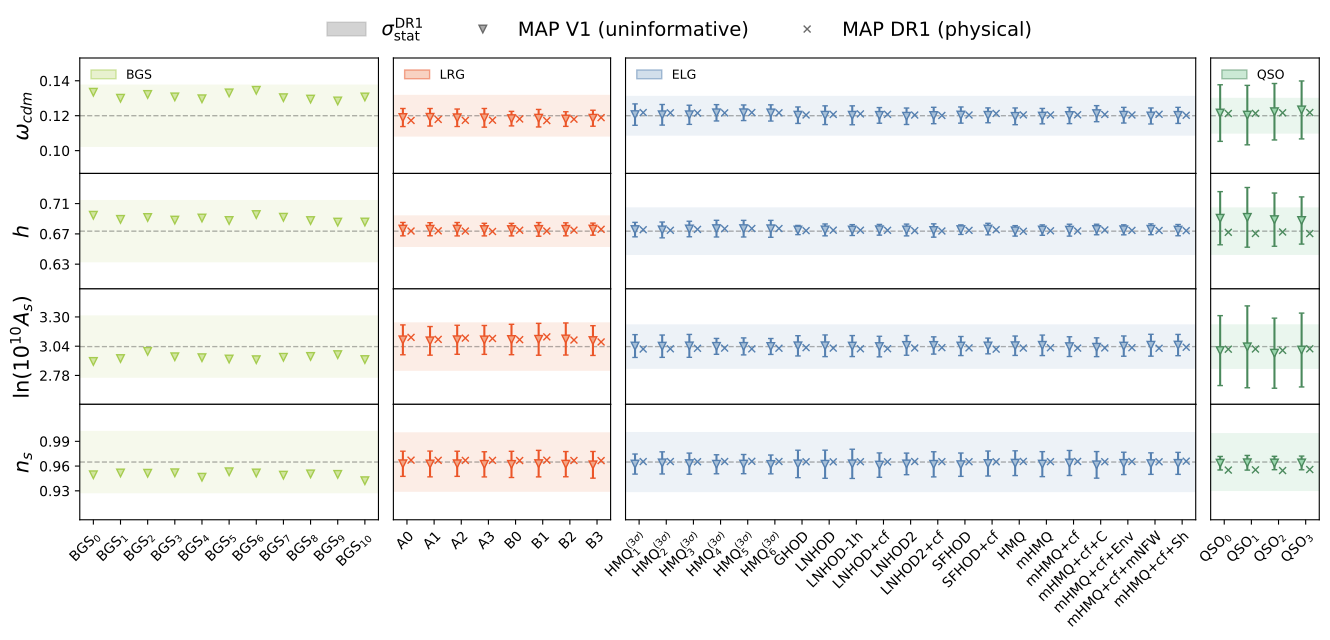

Reproduce this figure in Python.
import numpy as np
import matplotlib.pyplot as plt
from cosmoprimo.fiducial import DESI
import sys
import os
sys.path.append(os.path.abspath(os.path.join(os.path.dirname(__file__), '..')))
from utils import DESIColors, DESIEdgeColors

# define fiducial cosmology
cosmo = DESI()

# set models based on redshift or tracer type
def set_HOD_labels(tracer):
    models = ['A0', 'A1', 'A2', 'A3', 
              'B0', 'B1', 'B2', 'B3', 
              'HMQ_1', 'HMQ_2', 'HMQ_3', 'HMQ_4', 'HMQ_5', 'HMQ_6',
              'GHOD', 
              'LNHOD', 'LNHOD-1h', 'LNHOD+cf', 'LNHOD2', 'LNHOD2+cf', 
              'SFHOD', 'SFHOD+cf', 
              'HMQ', 
              'mHMQ', 'mHMQ+cf', 'mHMQ+cf+C', 'mHMQ+cf+Env', 'mHMQ+cf+mNFW', 'mHMQ+cf+Sh',
              'BGS_0', 'BGS_1', 'BGS_2', 'BGS_3', 'BGS_4', 'BGS_5', 'BGS_6', 'BGS_7', 'BGS_8', 'BGS_9', 'BGS_10',
              'QSO_0', 'QSO_1', 'QSO_2', 'QSO_3']
    
    # convert to latex
    models[8:14] = [f'{m[:-2]}${m[-2:]}^{{(3\sigma)}}$' for m in models[8:14]]
    models[29:] = [f'{m[:3]}$_{{{m[4:]}}}$' for m in models[29:]]
    
    if tracer == 'LRG': return models[:8]
    if tracer == 'ELG': return models[8:29]
    if tracer == 'BGS': return models[29:40]
    if tracer == 'QSO': return models[40:]

# colour settings for errorbars
def set_errorbar_color(handle, facecolor, edgecolor):
    handle.lines[0].set_color(edgecolor) # marker color
    handle.lines[0].set_markeredgecolor(edgecolor) # marker edge color
    handle.lines[0].set_markerfacecolor(facecolor)  # marker face color
    if len(handle.lines[1])>0:
        handle.lines[2][0].set_color(edgecolor) # errorbar color
        for line in handle.lines[1]: line.set_color(edgecolor) # cap color

# plot values for all HOD models
def plot_HOD_shifts(fn=None):

    params = ['omega_cdm', 'h', 'logA', 'n_s']
    fid = {'omega_cdm': cosmo.Omega0_cdm * cosmo.h**2, 'h': cosmo.h, 
           'logA': np.log(10**10 * cosmo.A_s), 'n_s': cosmo.n_s}
    latex = {'omega_cdm': '$\\omega_{cdm}$', 'h': '$h$', 
             'logA': '$\\ln(10^{10} A_{s})$', 'n_s': '$n_{s}$'}
    tracers = ['BGS','LRG','ELG','QSO']
    labels = ['$\sigma^\mathrm{DR1}_\mathrm{stat}$', 'MAP V1 (uninformative)', 'MAP DR1 (physical)']
    N_HOD = [len(set_HOD_labels(tracer)) for tracer in tracers]
    
    # set y-limit based on BGS
    ylim = [1.85 * abs(err - fid[params[p]]).max() for (p,err) in enumerate(np.load(f'Y1err_BGS.npy'))]

    fig, axes = plt.subplots(len(params), len(tracers), 
                             gridspec_kw={'width_ratios': N_HOD},
                             figsize=(4*len(tracers),1.5*len(params)))

    for (t, tracer) in enumerate(tracers):
        # load Y1 error band
        Y1err = np.load(f'Y1err_{tracer}.npy')
        # load V1 fits for individual realisations
        ML_V1 = np.load(f'MLV1_{tracer}.npy')
        # load mean Y1 fits
        if tracer=='BGS':
            MAP_Y1 = np.full((len(params), N_HOD[t]), None)  # no Y1-like data for BGS
        else:
            MAP_Y1 = np.load(f'MAPY1_{tracer}.npy')

        for (p, param) in enumerate(params):
            # plot Y1 error band
            axes[p,t].fill_between([-0.5, N_HOD[t]], *np.full((2,2), Y1err[p]).transpose(), 
                                   color='darkgrey', alpha=0.5, label=labels[0])
            # plot fiducial values
            axes[p,t].hlines(fid[param], -0.5, N_HOD[t]-0.5, ls='--', color='k', lw=1, alpha=0.3)
            
            # marker and errorbar settings
            xticks = np.arange(N_HOD[t])
            offset = 0 if tracer=='BGS' else 0.15
            yerr = None if tracer=='BGS' else ML_V1[p].std(axis=-1)
            mean = ML_V1[p,:,0] if tracer=='BGS' else ML_V1[p].mean(axis=-1)
            
            # plot ML V1 means with error bars
            axes[p,t].errorbar(xticks-offset, mean, yerr=yerr, 
                               markersize=5.5, capsize=2, linestyle='', marker='v', mew=1,
                               mfc='darkgrey', color='dimgrey', label=labels[1])
            # plot MAP Y1
            axes[p,t].errorbar(xticks+offset, MAP_Y1[p], yerr=None, 
                               markersize=5, linestyle='', marker='x', 
                               mfc='darkgrey', mec='dimgrey', label=labels[2])
            
            # set figure legend
            if (t+p)==0: fig.legend(bbox_to_anchor=(0., 0.49, 1., 0.47), loc='upper center', ncols=3, 
                                    frameon=False, borderaxespad=0., fontsize=14)
            
            # set errorbar colors
            h = axes[p,t].get_legend_handles_labels()[0]
            h[0].set_color(DESIColors[tracer])  # set Y1 band color
            h[0].set_edgecolor(DESIEdgeColors[tracer])  # set Y1 band color
            if p<1:  # add tracer as subplot legend
                axes[0,t].legend(handles=[h[0]], labels=[tracer], 
                                 loc='upper left', fontsize=9, frameon=False) 
            h[0].set_edgecolor(None)
            h[0].set_alpha(0.2)
            set_errorbar_color(h[1], DESIColors[tracer], DESIEdgeColors[tracer])  # set ML V1 colors
            set_errorbar_color(h[2], DESIColors[tracer], DESIEdgeColors[tracer])  # set MAP Y1 colors
            
            # subplot settings
            axes[p,0].set_ylabel(latex[param], fontsize=15)
            ymin, ymax = ylim[p]*np.array([-1,1]) + fid[param]
            fid_round = round(fid[param],2)
            tick_step = round((ymin-ymax)/4,2)
            axes[p,0].set_yticks(tick_step*np.array([-1,0,1]) + fid_round)            
            axes[p,t].set_ylim(ymin, ymax)
            axes[p,t].set_xlim(-0.5, N_HOD[t]-0.5)
            if p<(len(params)-1): axes[p,t].tick_params(bottom=False, labelbottom=False)
            if t>0:  axes[p,t].tick_params(left=False, labelleft=False)
        axes[-1,t].set_xticks(range(N_HOD[t]), labels=set_HOD_labels(tracer), fontsize=10)
        plt.setp(axes[-1,t].get_xticklabels(), rotation=45, ha='right', rotation_mode='anchor')

    fig.subplots_adjust(hspace=0, wspace=0.05)
    if fn is not None: plt.savefig(fn, bbox_inches="tight")


# plot figure
plot_HOD_shifts(fn='Figure2.pdf')
